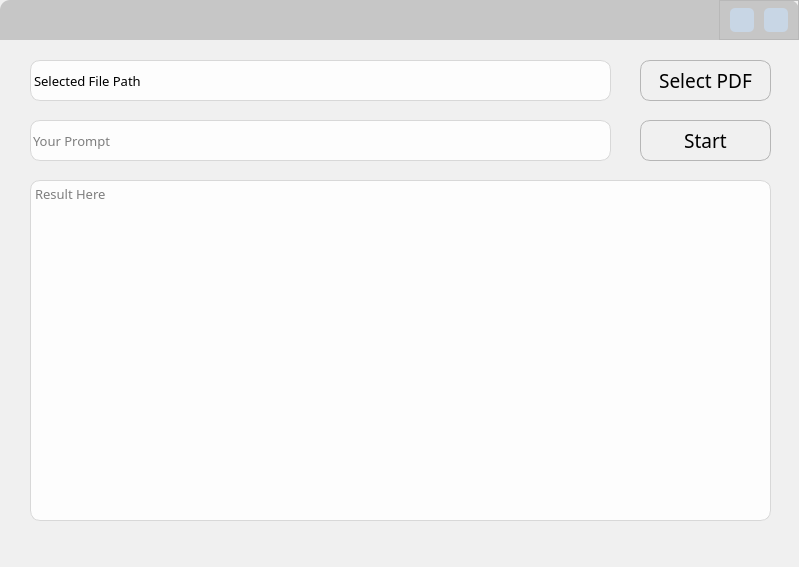
<?xml version="1.0" encoding="UTF-8"?>
<ui version="4.0">
 <class>MainWindow</class>
 <widget class="QMainWindow" name="MainWindow">
  <property name="geometry">
   <rect>
    <x>0</x>
    <y>0</y>
    <width>799</width>
    <height>567</height>
   </rect>
  </property>
  <property name="windowTitle">
   <string>Mini Rag</string>
  </property>
  <property name="styleSheet">
   <string notr="true">background-color: rgb(240, 240, 240);</string>
  </property>
  <widget class="QWidget" name="centralwidget">
   <property name="styleSheet">
    <string notr="true">QWidget#centralwidget{
	border-top-left-radius :10px;
	border-top-right-radius : 10px;
	border-bottom-left-radius : 10px;
	border-bottom-right-radius : 10px;
}</string>
   </property>
   <layout class="QVBoxLayout" name="verticalLayout">
    <property name="spacing">
     <number>0</number>
    </property>
    <property name="leftMargin">
     <number>0</number>
    </property>
    <property name="topMargin">
     <number>0</number>
    </property>
    <property name="rightMargin">
     <number>0</number>
    </property>
    <property name="bottomMargin">
     <number>0</number>
    </property>
    <item>
     <widget class="QFrame" name="titleBar">
      <property name="minimumSize">
       <size>
        <width>0</width>
        <height>0</height>
       </size>
      </property>
      <property name="maximumSize">
       <size>
        <width>16777215</width>
        <height>40</height>
       </size>
      </property>
      <property name="styleSheet">
       <string notr="true">QFrame#titleBar{
	background-color:rgb(198, 198, 198);	
	border-top-left-radius :10px;
	border-top-right-radius : 10px;
}</string>
      </property>
      <property name="frameShape">
       <enum>QFrame::StyledPanel</enum>
      </property>
      <property name="frameShadow">
       <enum>QFrame::Raised</enum>
      </property>
      <layout class="QHBoxLayout" name="horizontalLayout">
       <property name="spacing">
        <number>0</number>
       </property>
       <property name="leftMargin">
        <number>0</number>
       </property>
       <property name="topMargin">
        <number>0</number>
       </property>
       <property name="rightMargin">
        <number>0</number>
       </property>
       <property name="bottomMargin">
        <number>0</number>
       </property>
       <item>
        <spacer name="horizontalSpacer">
         <property name="orientation">
          <enum>Qt::Horizontal</enum>
         </property>
         <property name="sizeHint" stdset="0">
          <size>
           <width>1017</width>
           <height>20</height>
          </size>
         </property>
        </spacer>
       </item>
       <item>
        <widget class="QFrame" name="frame_3">
         <property name="minimumSize">
          <size>
           <width>80</width>
           <height>0</height>
          </size>
         </property>
         <property name="styleSheet">
          <string notr="true">background-color: none;</string>
         </property>
         <property name="frameShape">
          <enum>QFrame::StyledPanel</enum>
         </property>
         <property name="frameShadow">
          <enum>QFrame::Raised</enum>
         </property>
         <layout class="QHBoxLayout" name="horizontalLayout_2">
          <property name="spacing">
           <number>0</number>
          </property>
          <property name="leftMargin">
           <number>0</number>
          </property>
          <property name="topMargin">
           <number>0</number>
          </property>
          <property name="rightMargin">
           <number>0</number>
          </property>
          <property name="bottomMargin">
           <number>0</number>
          </property>
          <item>
           <widget class="QPushButton" name="btnMinus">
            <property name="minimumSize">
             <size>
              <width>24</width>
              <height>24</height>
             </size>
            </property>
            <property name="maximumSize">
             <size>
              <width>24</width>
              <height>24</height>
             </size>
            </property>
            <property name="cursor">
             <cursorShape>PointingHandCursor</cursorShape>
            </property>
            <property name="styleSheet">
             <string notr="true">QPushButton{
	background-color:rgb(200, 214, 229);
	border:none;
	border-radius: 5px;
}
QPushButton:hover{
	background-color:rgb(223, 239, 255);
}</string>
            </property>
            <property name="text">
             <string/>
            </property>
            <property name="icon">
             <iconset resource="../image-classification/icons/icons.qrc">
              <normaloff>:/icons/minus.png</normaloff>:/icons/minus.png</iconset>
            </property>
           </widget>
          </item>
          <item>
           <widget class="QPushButton" name="btnClose">
            <property name="minimumSize">
             <size>
              <width>24</width>
              <height>24</height>
             </size>
            </property>
            <property name="maximumSize">
             <size>
              <width>24</width>
              <height>24</height>
             </size>
            </property>
            <property name="cursor">
             <cursorShape>PointingHandCursor</cursorShape>
            </property>
            <property name="styleSheet">
             <string notr="true">QPushButton{
	background-color:rgb(200, 214, 229);
	border:none;
	border-radius: 5px;
}
QPushButton:hover{
	background-color:rgb(223, 239, 255);
}</string>
            </property>
            <property name="text">
             <string/>
            </property>
            <property name="icon">
             <iconset resource="../image-classification/icons/icons.qrc">
              <normaloff>:/icons/x.png</normaloff>:/icons/x.png</iconset>
            </property>
           </widget>
          </item>
         </layout>
        </widget>
       </item>
      </layout>
     </widget>
    </item>
    <item>
     <widget class="QFrame" name="frame">
      <property name="styleSheet">
       <string notr="true">QFrame#frame{
	border-bottom-left-radius : 10px;
	border-bottom-right-radius : 10px;
}</string>
      </property>
      <property name="frameShape">
       <enum>QFrame::StyledPanel</enum>
      </property>
      <property name="frameShadow">
       <enum>QFrame::Raised</enum>
      </property>
      <widget class="QPushButton" name="btnSelect">
       <property name="geometry">
        <rect>
         <x>640</x>
         <y>20</y>
         <width>131</width>
         <height>41</height>
        </rect>
       </property>
       <property name="font">
        <font>
         <family>IRANSans Medium</family>
         <pointsize>14</pointsize>
        </font>
       </property>
       <property name="cursor">
        <cursorShape>PointingHandCursor</cursorShape>
       </property>
       <property name="styleSheet">
        <string notr="true">QPushButton{
	border:none;
	border: 1px solid rgb(182, 182, 182);
	border-radius: 10px;
}
QPushButton:hover{
	background-color:rgb(198, 198, 198);
}</string>
       </property>
       <property name="text">
        <string>Select PDF</string>
       </property>
      </widget>
      <widget class="QLabel" name="lblFile">
       <property name="geometry">
        <rect>
         <x>30</x>
         <y>20</y>
         <width>581</width>
         <height>41</height>
        </rect>
       </property>
       <property name="font">
        <font>
         <family>IRANSans(FaNum) Medium</family>
         <pointsize>10</pointsize>
        </font>
       </property>
       <property name="styleSheet">
        <string notr="true">background-color:rgb(253, 253, 253);
border-radius:10px;
border: 1px solid rgb(216, 216, 216);</string>
       </property>
       <property name="text">
        <string>Selected File Path</string>
       </property>
      </widget>
      <widget class="QPushButton" name="btnStart">
       <property name="enabled">
        <bool>true</bool>
       </property>
       <property name="geometry">
        <rect>
         <x>640</x>
         <y>80</y>
         <width>131</width>
         <height>41</height>
        </rect>
       </property>
       <property name="font">
        <font>
         <family>IRANSans Medium</family>
         <pointsize>14</pointsize>
        </font>
       </property>
       <property name="cursor">
        <cursorShape>PointingHandCursor</cursorShape>
       </property>
       <property name="styleSheet">
        <string notr="true">QPushButton{
	border:none;
	border: 1px solid rgb(182, 182, 182);
	border-radius: 10px;
}
QPushButton:hover{
	background-color:rgb(198, 198, 198);
}</string>
       </property>
       <property name="text">
        <string>Start</string>
       </property>
      </widget>
      <widget class="QTextEdit" name="txtResult">
       <property name="geometry">
        <rect>
         <x>30</x>
         <y>140</y>
         <width>741</width>
         <height>341</height>
        </rect>
       </property>
       <property name="font">
        <font>
         <family>IRANSans Medium</family>
         <pointsize>10</pointsize>
        </font>
       </property>
       <property name="styleSheet">
        <string notr="true">background-color:rgb(253, 253, 253);
border-radius:10px;
border: 1px solid rgb(216, 216, 216);</string>
       </property>
       <property name="readOnly">
        <bool>true</bool>
       </property>
       <property name="placeholderText">
        <string>Result Here</string>
       </property>
      </widget>
      <widget class="QLineEdit" name="txtPrompt">
       <property name="geometry">
        <rect>
         <x>30</x>
         <y>80</y>
         <width>581</width>
         <height>41</height>
        </rect>
       </property>
       <property name="font">
        <font>
         <family>IRANSans(FaNum) Medium</family>
         <pointsize>10</pointsize>
        </font>
       </property>
       <property name="styleSheet">
        <string notr="true">background-color:rgb(253, 253, 253);
border-radius:10px;
border: 1px solid rgb(216, 216, 216);</string>
       </property>
       <property name="placeholderText">
        <string>Your Prompt </string>
       </property>
      </widget>
     </widget>
    </item>
   </layout>
  </widget>
 </widget>
 <resources>
  <include location="../image-classification/icons/icons.qrc"/>
 </resources>
 <connections/>
</ui>
